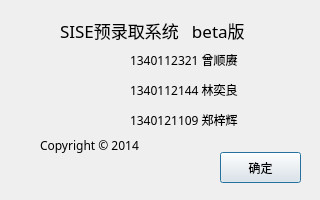
<?xml version="1.0" encoding="UTF-8"?>
<ui version="4.0">
 <class>aboutDialog</class>
 <widget class="QDialog" name="aboutDialog">
  <property name="geometry">
   <rect>
    <x>0</x>
    <y>0</y>
    <width>320</width>
    <height>200</height>
   </rect>
  </property>
  <property name="windowTitle">
   <string>Dialog</string>
  </property>
  <widget class="QLabel" name="label">
   <property name="geometry">
    <rect>
     <x>60</x>
     <y>20</y>
     <width>200</width>
     <height>20</height>
    </rect>
   </property>
   <property name="font">
    <font>
     <family>微软雅黑</family>
     <pointsize>13</pointsize>
    </font>
   </property>
   <property name="text">
    <string>SISE预录取系统   beta版</string>
   </property>
  </widget>
  <widget class="QLabel" name="label_2">
   <property name="geometry">
    <rect>
     <x>130</x>
     <y>50</y>
     <width>121</width>
     <height>20</height>
    </rect>
   </property>
   <property name="font">
    <font>
     <family>微软雅黑</family>
    </font>
   </property>
   <property name="text">
    <string>1340112321 曾顺赓</string>
   </property>
  </widget>
  <widget class="QLabel" name="label_3">
   <property name="geometry">
    <rect>
     <x>130</x>
     <y>110</y>
     <width>111</width>
     <height>20</height>
    </rect>
   </property>
   <property name="font">
    <font>
     <family>微软雅黑</family>
    </font>
   </property>
   <property name="text">
    <string>1340121109 郑梓辉</string>
   </property>
  </widget>
  <widget class="QLabel" name="label_4">
   <property name="geometry">
    <rect>
     <x>130</x>
     <y>80</y>
     <width>111</width>
     <height>20</height>
    </rect>
   </property>
   <property name="font">
    <font>
     <family>微软雅黑</family>
    </font>
   </property>
   <property name="text">
    <string>1340112144 林奕良</string>
   </property>
  </widget>
  <widget class="QLabel" name="label_5">
   <property name="geometry">
    <rect>
     <x>40</x>
     <y>130</y>
     <width>141</width>
     <height>31</height>
    </rect>
   </property>
   <property name="font">
    <font>
     <family>微软雅黑</family>
    </font>
   </property>
   <property name="text">
    <string>Copyright © 2014</string>
   </property>
  </widget>
  <widget class="QLabel" name="label_6">
   <property name="geometry">
    <rect>
     <x>40</x>
     <y>50</y>
     <width>54</width>
     <height>81</height>
    </rect>
   </property>
   <property name="text">
    <string/>
   </property>
  </widget>
  <widget class="QPushButton" name="confirmBtn">
   <property name="geometry">
    <rect>
     <x>220</x>
     <y>152</y>
     <width>81</width>
     <height>31</height>
    </rect>
   </property>
   <property name="text">
    <string>确定</string>
   </property>
  </widget>
 </widget>
 <resources/>
 <connections/>
</ui>
